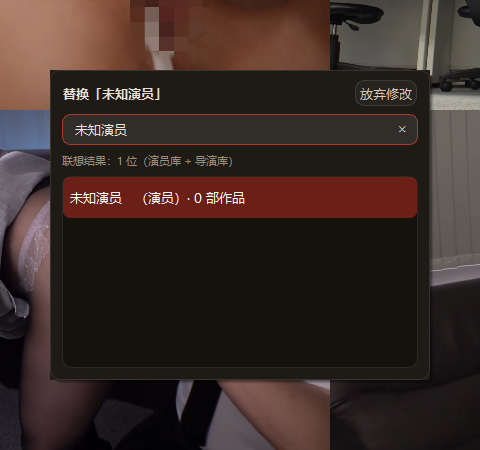

Here is the Python script that generated this plot:
# -*- coding: utf-8 -*-
"""v1.40.15 真机取像：抓真实窗口像素，看弹层到底有没有被画出「顶部关闭栏」
============================================================================
前两个探针证明：Qt.Popup（旧）/ Qt.Popup|FramelessWindowHint（新）在 Win32 层
都 **没有** 非客户区（无 WS_CAPTION，非客户区高 = 0px）。那用户截图里那条
「替换「XX」 … ×」就不是原生标题栏。本脚本直接把**桌面像素**抓下来，实锤用户看到的是什么。

跑法（务必用 E 盘绝对路径；不要设 QT_QPA_PLATFORM=offscreen）：
    C:/Users/zouzu/.workbuddy/binaries/python/envs/default/Scripts/python.exe -u \
        "E:/【01】自研软件/【26-19】本地影视中心/dev/probe_popup_shot.py"
"""
import os
import sys
import tempfile

ROOT = "E:/【01】自研软件/【26-19】本地影视中心"
sys.path.insert(0, os.path.join(ROOT, "src"))
os.chdir(ROOT)
os.environ.pop("QT_QPA_PLATFORM", None)
os.environ["LMC_NO_SYSMON"] = "1"

from PySide6.QtWidgets import QApplication
from PySide6.QtCore import Qt, QTimer, QPoint

# 临时索引库（沿用冒烟那份；缺则补一条「未知演员」）
_tmp = os.path.join(tempfile.gettempdir(), "lmc_smoke_v1415", "index_data")
os.makedirs(_tmp, exist_ok=True)
import database as db
import applog as applog_mod
db.db_path = lambda: os.path.join(_tmp, "media_center.db")
applog_mod.log_dir = lambda: _tmp
db.init_db()
_c = db.get_conn()
if not _c.execute("SELECT 1 FROM people WHERE name='未知演员'").fetchone():
    _c.execute("INSERT INTO people (name, role_type) VALUES ('未知演员','Actor')")
    _c.commit()

app = QApplication([])
try:
    from PySide6.QtGui import QFontDatabase
    QFontDatabase.addApplicationFont("C:/Windows/Fonts/msyh.ttc")
except Exception:
    pass
try:
    import config as cfg
    import main_window as mw
    mw.load_style(app, cfg.DEFAULT_APPEARANCE)
except Exception as e:
    print("[warn] QSS:", e)

import ui_hero as uh

dlg = uh.PersonSearchDialog(initial="未知演员", old_name="未知演员", on_pick=lambda p: None)
dlg.move_to(QPoint(360, 320))
dlg.show()


def shot():
    scr = app.primaryScreen()
    vis = dlg.isVisible()
    geo = dlg.frameGeometry()
    print("弹层是否可见：", vis, " frameGeometry：", geo.x(), geo.y(), geo.width(), geo.height())
    x = max(0, geo.x() - 50)
    y = max(0, geo.y() - 70)
    w = geo.width() + 100
    h = geo.height() + 140
    pm = scr.grabWindow(0, x, y, w, h)     # 抓桌面区域（含任何非客户区/外壳绘制的条）
    out = os.path.join(ROOT, "dev", "probe_popup_shot.png")
    pm.save(out)
    print("已保存：", out, pm.width(), "x", pm.height())
    dlg.reject()
    app.quit()


QTimer.singleShot(700, shot)
app.exec()
print("DONE")
